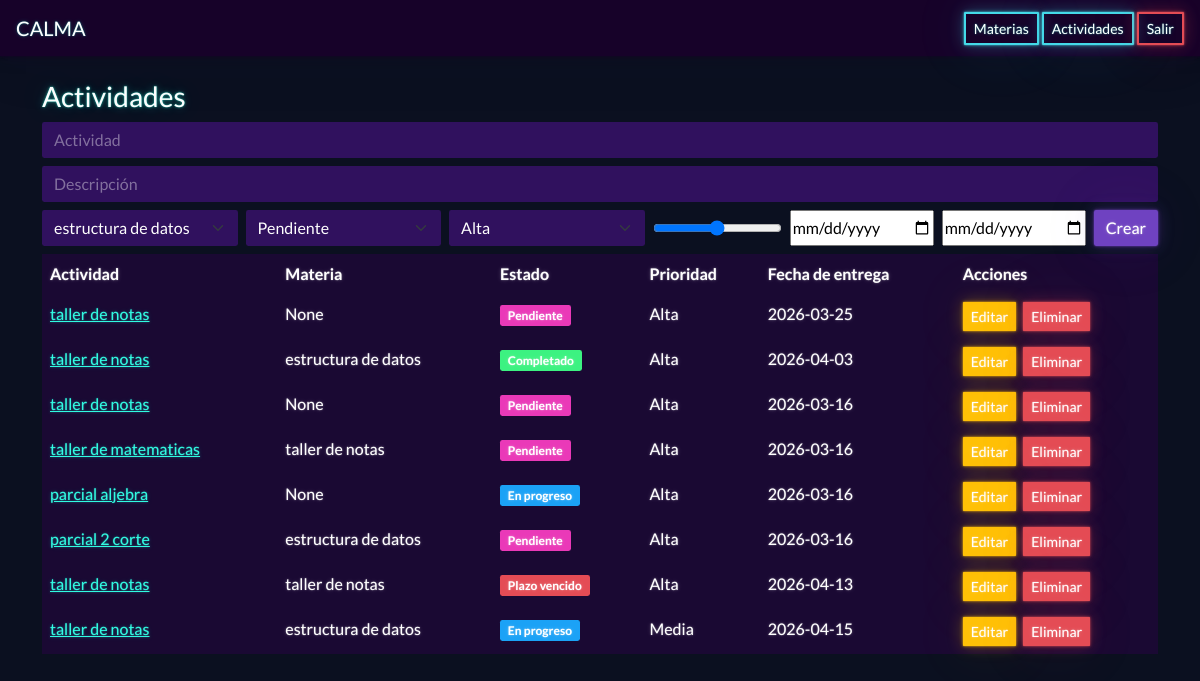
The page /actividades (signed in) on the database its author committed.
### tables this page shows
CREATE TABLE actividades(id INTEGER PRIMARY KEY,nombre TEXT,descripcion TEXT,materia_id INTEGER,user_id INTEGER,estado TEXT,prioridad TEXT,progreso INTEGER,fecha_inicio TEXT,fecha_entrega TEXT);

CREATE TABLE materias(id INTEGER PRIMARY KEY,nombre TEXT,descripcion TEXT,color TEXT);

### app/routes.py (the view, shortened to what this page needs)
@main.route('/actividades',methods=['GET','POST'])
def actividades():
    if 'user' not in session:
        return redirect('/login')
    conn=db()
    c=conn.cursor()
    c.execute("""
SELECT
a.id,
a.nombre,
a.descripcion,
m.nombre,
a.estado,
a.prioridad,
a.progreso,
a.fecha_inicio,
a.fecha_entrega
FROM actividades a
LEFT JOIN materias m
ON m.id=a.materia_id
WHERE a.user_id=?
""",
(session['id'],))
    acts=c.fetchall()
    c.execute("SELECT * FROM materias")
    mats=c.fetchall()
    conn.close()
    return render_template('actividades.html',actividades=acts,materias=mats)

### app/routes.py (called while the page is built)
def db():
    return sqlite3.connect(os.path.join(os.path.dirname(__file__),'calma.db'))

### app/templates/actividades.html (shortened to what this page needs)
{% extends 'base.html' %}
{% block body %}
<h3>Actividades</h3>
<form method='POST'>
<input class='form-control mb-2'
name='nombre'
placeholder='Actividad'>
<input class='form-control mb-2'
name='descripcion'
placeholder='Descripción'>
<div class='d-flex gap-2 mb-2'>
<select class='form-select' name='materia'>
{% for m in materias %}
<option value='{{m[0]}}'>{{m[1]}}</option>
{% endfor %}
</select>
<select class='form-select' name='estado'>
<option>Pendiente</option>
</select>
<select class='form-select' name='prioridad'>
<option>Alta</option>
</select>
<input type='range'
min='0'
max='100'
name='progreso'>
<input type='date'
name='fecha_inicio'>
<input type='date'
name='fecha_entrega'>
<button class='btn btn-primary'>
Crear
</button>
</div>
</form>
<table class="table">
<tr>
<th>Actividad</th>
<th>Materia</th>
<th>Estado</th>
<th>Prioridad</th>
<th>Fecha de entrega</th>
<th>Acciones</th>
</tr>
{% for a in actividades %}
<tr>
<td>
<a href="{{url_for('main.actividad_detalle',id=a[0])}}">
{{a[1]}}
</a>
</td>
<td>{{a[3]}}</td>
<td>
{% if a[4] == 'Pendiente' %}
<span class="badge bg-secondary">Pendiente</span>
{% elif a[4] == 'En progreso' %}
<span class="badge bg-info">En progreso</span>
{% elif a[4] == 'Completado' %}
<span class="badge bg-success">Completado</span>
{% elif a[4] == 'Plazo vencido' %}
<span class="badge bg-danger">Plazo vencido</span>
{% else %}
<span class="badge bg-light text-dark">{{a[4]}}</span>
{% endif %}
</td>
<td>{{a[5]}}</td>
<td>{{a[8]}}</td>
<td>
<a href="/edit_activity/{{a[0]}}"
class="btn btn-warning btn-sm me-1">
Editar
</a>
<a href="/delete_activity/{{a[0]}}"
class="btn btn-danger btn-sm"
onclick="return confirm('¿Deseas eliminar esta actividad?')">
Eliminar
</a>
</td>
</tr>
{% endfor %}
</table>
{% endblock %}

### app/static/css/main.css (style rules this page uses)
body { background:#0b1020;color:white }
.table { color:white }

### rows shown on the page
actividades: nombre "taller de notas", a "None", estado "Pendiente", prioridad "Alta", fecha_entrega "2026-03-25"
actividades: nombre "taller de notas", nombre "estructura de datos", estado "Completado", prioridad "Alta", fecha_entrega "2026-04-03"
actividades: nombre "taller de notas", a "None", estado "Pendiente", prioridad "Alta", fecha_entrega "2026-03-16"
actividades: nombre "taller de matematicas", nombre "taller de notas", estado "Pendiente", prioridad "Alta", fecha_entrega "2026-03-16"
actividades: nombre "parcial aljebra", a "None", estado "En progreso", prioridad "Alta", fecha_entrega "2026-03-16"
actividades: nombre "parcial 2 corte", nombre "estructura de datos", estado "Pendiente", prioridad "Alta", fecha_entrega "2026-03-16"
actividades: nombre "taller de notas", estado "Plazo vencido", prioridad "Alta", fecha_entrega "2026-04-13"
actividades: nombre "taller de notas", nombre "estructura de datos", estado "En progreso", prioridad "Media", fecha_entrega "2026-04-15"

### other values the page prints
form field materia "estructura de datos"
